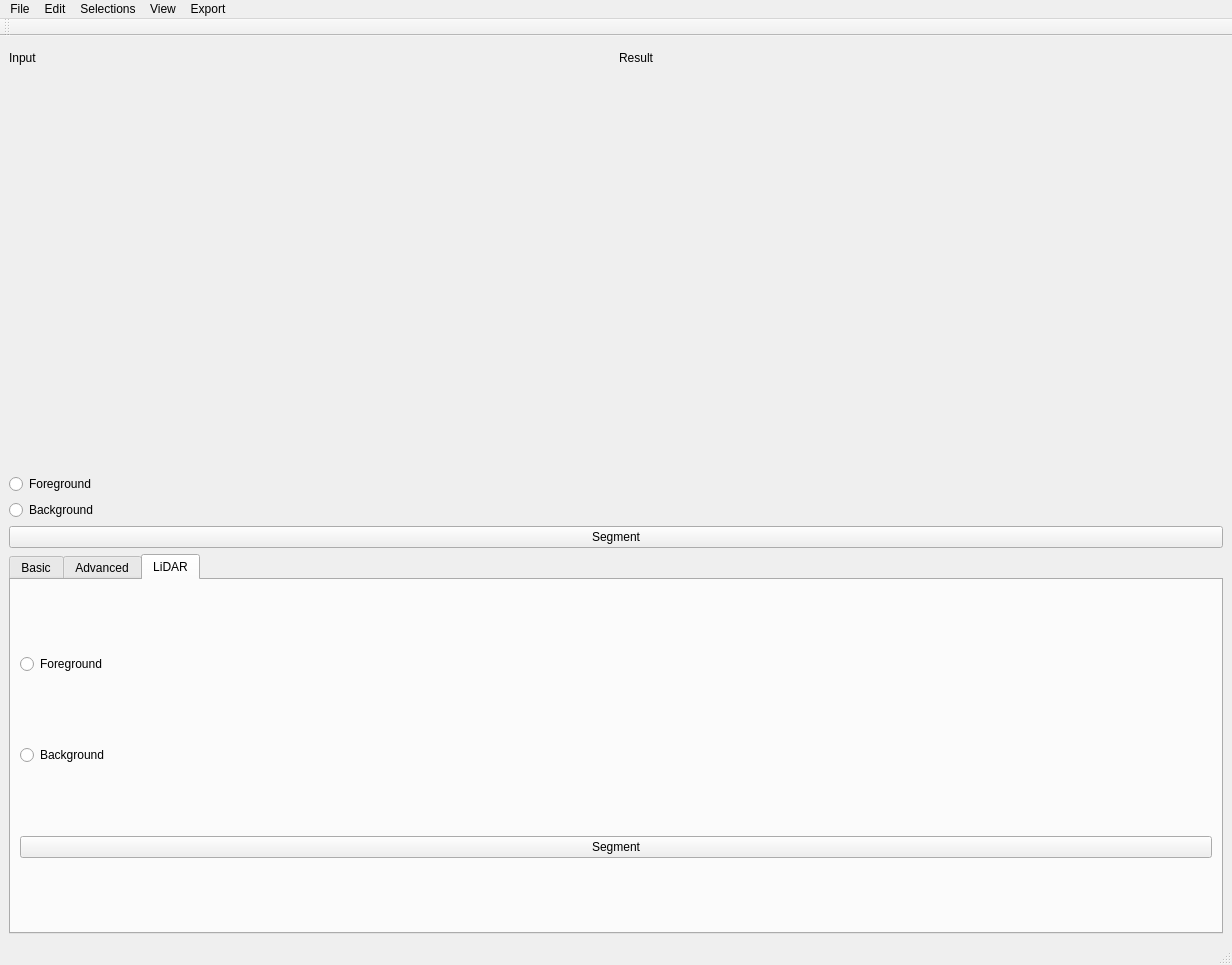
<?xml version="1.0" encoding="UTF-8"?>
<ui version="4.0">
 <class>LidarSegmentationWidget</class>
 <widget class="QMainWindow" name="LidarSegmentationWidget">
  <property name="geometry">
   <rect>
    <x>0</x>
    <y>0</y>
    <width>1232</width>
    <height>965</height>
   </rect>
  </property>
  <property name="windowTitle">
   <string>Interactive LiDAR Segmentation</string>
  </property>
  <widget class="QWidget" name="centralwidget">
   <property name="sizePolicy">
    <sizepolicy hsizetype="Preferred" vsizetype="Preferred">
     <horstretch>0</horstretch>
     <verstretch>0</verstretch>
    </sizepolicy>
   </property>
   <layout class="QVBoxLayout" name="verticalLayout_7" stretch="5,0,0,0,0">
    <item>
     <layout class="QHBoxLayout" name="horizontalLayout_9">
      <item>
       <layout class="QVBoxLayout" name="verticalLayout_8" stretch="1,15">
        <item>
         <widget class="QLabel" name="label_9">
          <property name="text">
           <string>Input</string>
          </property>
         </widget>
        </item>
        <item>
         <widget class="QVTKWidget" name="qvtkWidgetLeft"/>
        </item>
       </layout>
      </item>
      <item>
       <layout class="QVBoxLayout" name="verticalLayout_9" stretch="1,15">
        <item>
         <widget class="QLabel" name="label_10">
          <property name="text">
           <string>Result</string>
          </property>
         </widget>
        </item>
        <item>
         <widget class="QVTKWidget" name="qvtkWidgetRight"/>
        </item>
       </layout>
      </item>
     </layout>
    </item>
    <item>
     <widget class="QRadioButton" name="radForeground">
      <property name="text">
       <string>Foreground</string>
      </property>
     </widget>
    </item>
    <item>
     <widget class="QRadioButton" name="radBackground">
      <property name="text">
       <string>Background</string>
      </property>
     </widget>
    </item>
    <item>
     <widget class="QPushButton" name="btnSegmentLiDAR">
      <property name="text">
       <string>Segment</string>
      </property>
     </widget>
    </item>
    <item>
     <widget class="QTabWidget" name="tabWidget">
      <property name="maximumSize">
       <size>
        <width>1000000</width>
        <height>1000000</height>
       </size>
      </property>
      <property name="currentIndex">
       <number>2</number>
      </property>
      <widget class="QWidget" name="tab">
       <attribute name="title">
        <string>Basic</string>
       </attribute>
       <layout class="QVBoxLayout" name="verticalLayout_10">
        <item>
         <layout class="QHBoxLayout" name="horizontalLayout_2">
          <item>
           <layout class="QVBoxLayout" name="verticalLayout_5">
            <item>
             <widget class="QPushButton" name="btnClearSelections">
              <property name="text">
               <string>Clear All</string>
              </property>
             </widget>
            </item>
            <item>
             <widget class="QPushButton" name="btnClearForeground">
              <property name="text">
               <string>Clear Foreground</string>
              </property>
             </widget>
            </item>
            <item>
             <widget class="QPushButton" name="btnClearBackground">
              <property name="text">
               <string>Clear Background</string>
              </property>
             </widget>
            </item>
           </layout>
          </item>
         </layout>
        </item>
        <item>
         <layout class="QVBoxLayout" name="verticalLayout_2">
          <item>
           <widget class="QLabel" name="label_12">
            <property name="text">
             <string>N-Weight Difference function</string>
            </property>
           </widget>
          </item>
          <item>
           <widget class="QCheckBox" name="chkColorDifference">
            <property name="text">
             <string>Color</string>
            </property>
           </widget>
          </item>
          <item>
           <widget class="QCheckBox" name="chkDepthDifference">
            <property name="text">
             <string>Depth</string>
            </property>
            <property name="checked">
             <bool>true</bool>
            </property>
           </widget>
          </item>
         </layout>
        </item>
        <item>
         <layout class="QHBoxLayout" name="horizontalLayout">
          <item>
           <layout class="QVBoxLayout" name="verticalLayout">
            <item>
             <widget class="QPushButton" name="btnCut">
              <property name="text">
               <string>Cut Graph</string>
              </property>
             </widget>
            </item>
            <item>
             <widget class="QCheckBox" name="chkDebug">
              <property name="text">
               <string>Debug Outputs</string>
              </property>
              <property name="checked">
               <bool>false</bool>
              </property>
             </widget>
            </item>
           </layout>
          </item>
         </layout>
        </item>
        <item>
         <layout class="QHBoxLayout" name="horizontalLayout_4">
          <item>
           <widget class="QLabel" name="label_15">
            <property name="text">
             <string>R</string>
            </property>
           </widget>
          </item>
          <item>
           <widget class="QDoubleSpinBox" name="spinRWeight">
            <property name="value">
             <double>1.000000000000000</double>
            </property>
           </widget>
          </item>
          <item>
           <widget class="QLabel" name="label_17">
            <property name="text">
             <string>G</string>
            </property>
           </widget>
          </item>
          <item>
           <widget class="QDoubleSpinBox" name="spinGWeight">
            <property name="value">
             <double>1.000000000000000</double>
            </property>
           </widget>
          </item>
          <item>
           <widget class="QLabel" name="label_18">
            <property name="text">
             <string>B</string>
            </property>
           </widget>
          </item>
          <item>
           <widget class="QDoubleSpinBox" name="spinBWeight">
            <property name="value">
             <double>1.000000000000000</double>
            </property>
           </widget>
          </item>
          <item>
           <widget class="QLabel" name="label_16">
            <property name="text">
             <string>D</string>
            </property>
           </widget>
          </item>
          <item>
           <widget class="QDoubleSpinBox" name="spinDWeight">
            <property name="maximum">
             <double>9999.989999999999782</double>
            </property>
            <property name="value">
             <double>1.000000000000000</double>
            </property>
           </widget>
          </item>
         </layout>
        </item>
       </layout>
      </widget>
      <widget class="QWidget" name="tab_2">
       <attribute name="title">
        <string>Advanced</string>
       </attribute>
       <layout class="QVBoxLayout" name="verticalLayout_3">
        <item>
         <layout class="QVBoxLayout" name="verticalLayout_4">
          <item>
           <layout class="QHBoxLayout" name="horizontalLayout_11">
            <item>
             <widget class="QPushButton" name="btnShowStrokesLeft">
              <property name="text">
               <string>Show strokes</string>
              </property>
             </widget>
            </item>
            <item>
             <widget class="QPushButton" name="btnHideStrokesLeft">
              <property name="text">
               <string>Hide strokes</string>
              </property>
             </widget>
            </item>
           </layout>
          </item>
          <item>
           <layout class="QHBoxLayout" name="horizontalLayout_3">
            <item>
             <widget class="QLabel" name="label_3">
              <property name="text">
               <string>LambdaMax</string>
              </property>
             </widget>
            </item>
            <item>
             <widget class="QLineEdit" name="txtLambdaMax">
              <property name="toolTip">
               <string>The value of Lambda if the slider is set to 100%</string>
              </property>
              <property name="text">
               <string>.001</string>
              </property>
             </widget>
            </item>
           </layout>
          </item>
          <item>
           <layout class="QHBoxLayout" name="horizontalLayout_5">
            <item>
             <widget class="QLabel" name="label">
              <property name="text">
               <string>% of LambdaMax</string>
              </property>
             </widget>
            </item>
            <item>
             <widget class="QLabel" name="label_5">
              <property name="text">
               <string>0%</string>
              </property>
             </widget>
            </item>
            <item>
             <widget class="QSlider" name="sldLambda">
              <property name="toolTip">
               <string>The percentage of LambdaMax to use as Lambda</string>
              </property>
              <property name="value">
               <number>50</number>
              </property>
              <property name="orientation">
               <enum>Qt::Horizontal</enum>
              </property>
             </widget>
            </item>
            <item>
             <widget class="QLabel" name="label_6">
              <property name="text">
               <string>100%</string>
              </property>
             </widget>
            </item>
            <item>
             <widget class="QLabel" name="label_4">
              <property name="text">
               <string>Lambda</string>
              </property>
             </widget>
            </item>
            <item>
             <widget class="QLabel" name="lblLambda">
              <property name="toolTip">
               <string>The final value of Labmda to use. When Lambda is high, there is no regularization. That is, each pixel decides its label independently (does not care about the labeling of its neighbors).</string>
              </property>
              <property name="text">
               <string>[autoset]</string>
              </property>
             </widget>
            </item>
           </layout>
          </item>
          <item>
           <layout class="QHBoxLayout" name="horizontalLayout_6">
            <item>
             <widget class="QLabel" name="label_2">
              <property name="text">
               <string>Histogram Bins Per Dimension:</string>
              </property>
             </widget>
            </item>
            <item>
             <widget class="QLabel" name="label_7">
              <property name="text">
               <string>1</string>
              </property>
             </widget>
            </item>
            <item>
             <widget class="QSlider" name="sldHistogramBins">
              <property name="toolTip">
               <string>The higher this value, the more discriminative the regional term will be.</string>
              </property>
              <property name="value">
               <number>40</number>
              </property>
              <property name="orientation">
               <enum>Qt::Horizontal</enum>
              </property>
             </widget>
            </item>
            <item>
             <widget class="QLabel" name="label_8">
              <property name="text">
               <string>99</string>
              </property>
             </widget>
            </item>
            <item>
             <widget class="QLabel" name="lblHistogramBins">
              <property name="text">
               <string>20</string>
              </property>
             </widget>
            </item>
           </layout>
          </item>
         </layout>
        </item>
        <item>
         <layout class="QVBoxLayout" name="verticalLayout_6">
          <item>
           <widget class="QLabel" name="label_14">
            <property name="text">
             <string>T-Weights</string>
            </property>
           </widget>
          </item>
          <item>
           <widget class="QCheckBox" name="chkColorHistogram">
            <property name="text">
             <string>Color</string>
            </property>
            <property name="checked">
             <bool>true</bool>
            </property>
           </widget>
          </item>
          <item>
           <widget class="QCheckBox" name="chkDepthHistogram">
            <property name="text">
             <string>Depth</string>
            </property>
            <property name="checked">
             <bool>true</bool>
            </property>
           </widget>
          </item>
         </layout>
        </item>
        <item>
         <layout class="QVBoxLayout" name="verticalLayout_11">
          <item>
           <layout class="QHBoxLayout" name="horizontalLayout_10">
            <item>
             <widget class="QPushButton" name="btnShowStrokesRight">
              <property name="text">
               <string>Show strokes</string>
              </property>
             </widget>
            </item>
            <item>
             <widget class="QPushButton" name="btnHideStrokesRight">
              <property name="text">
               <string>Hide strokes</string>
              </property>
             </widget>
            </item>
           </layout>
          </item>
          <item>
           <widget class="QPushButton" name="btnErodeSources">
            <property name="text">
             <string>Erode Sources</string>
            </property>
           </widget>
          </item>
          <item>
           <widget class="QPushButton" name="btnReseedForeground">
            <property name="text">
             <string>Use current foreground as seeds</string>
            </property>
           </widget>
          </item>
          <item>
           <widget class="QPushButton" name="btnGenerateNeighborSinks">
            <property name="text">
             <string>Generate Neighbor Sinks</string>
            </property>
           </widget>
          </item>
          <item>
           <layout class="QHBoxLayout" name="horizontalLayout_8">
            <item>
             <widget class="QLabel" name="label_13">
              <property name="text">
               <string>Background Threshold:</string>
              </property>
             </widget>
            </item>
            <item>
             <widget class="QLineEdit" name="txtBackgroundThreshold">
              <property name="text">
               <string>0.4</string>
              </property>
             </widget>
            </item>
           </layout>
          </item>
          <item>
           <layout class="QHBoxLayout" name="horizontalLayout_7">
            <item>
             <widget class="QLabel" name="label_11">
              <property name="frameShape">
               <enum>QFrame::NoFrame</enum>
              </property>
              <property name="text">
               <string>Background check radius:</string>
              </property>
             </widget>
            </item>
            <item>
             <widget class="QLineEdit" name="txtBackgroundCheckRadius">
              <property name="text">
               <string>3</string>
              </property>
             </widget>
            </item>
           </layout>
          </item>
         </layout>
        </item>
       </layout>
      </widget>
      <widget class="QWidget" name="tab_3">
       <attribute name="title">
        <string>LiDAR</string>
       </attribute>
       <layout class="QVBoxLayout" name="verticalLayout_12">
        <item>
         <widget class="QRadioButton" name="radForeground_2">
          <property name="text">
           <string>Foreground</string>
          </property>
         </widget>
        </item>
        <item>
         <widget class="QRadioButton" name="radBackground_2">
          <property name="text">
           <string>Background</string>
          </property>
         </widget>
        </item>
        <item>
         <widget class="QPushButton" name="btnSegmentLiDAR_2">
          <property name="text">
           <string>Segment</string>
          </property>
         </widget>
        </item>
       </layout>
      </widget>
     </widget>
    </item>
   </layout>
  </widget>
  <widget class="QMenuBar" name="menubar">
   <property name="geometry">
    <rect>
     <x>0</x>
     <y>0</y>
     <width>1232</width>
     <height>28</height>
    </rect>
   </property>
   <widget class="QMenu" name="menuFile">
    <property name="title">
     <string>File</string>
    </property>
    <addaction name="actionOpenImage"/>
    <addaction name="actionExit"/>
   </widget>
   <widget class="QMenu" name="menuEdit">
    <property name="title">
     <string>Edit</string>
    </property>
    <addaction name="actionFlipImage"/>
   </widget>
   <widget class="QMenu" name="menuSelections">
    <property name="title">
     <string>Selections</string>
    </property>
    <addaction name="action_Selections_SaveAsImage"/>
    <addaction name="action_Selections_SaveForegroundAsImage"/>
    <addaction name="action_Selections_SaveBackgroundAsImage"/>
    <addaction name="action_Selections_SaveAsText"/>
    <addaction name="action_Selections_LoadFromImage"/>
    <addaction name="action_Selections_LoadFromText"/>
    <addaction name="action_Selections_LoadForegroundFromImage"/>
    <addaction name="action_Selections_LoadBackgroundFromImage"/>
   </widget>
   <widget class="QMenu" name="menuView">
    <property name="title">
     <string>View</string>
    </property>
    <addaction name="action_View_DepthImage"/>
    <addaction name="action_View_ColorImage"/>
    <addaction name="actionOptions"/>
   </widget>
   <widget class="QMenu" name="menuExport">
    <property name="title">
     <string>Export</string>
    </property>
    <addaction name="action_Export_InputScreenshot"/>
    <addaction name="action_Export_ResultScreenshot"/>
    <addaction name="actionSaveSegmentation"/>
   </widget>
   <addaction name="menuFile"/>
   <addaction name="menuEdit"/>
   <addaction name="menuSelections"/>
   <addaction name="menuView"/>
   <addaction name="menuExport"/>
  </widget>
  <widget class="QStatusBar" name="statusbar"/>
  <widget class="QToolBar" name="toolBar">
   <property name="windowTitle">
    <string>toolBar</string>
   </property>
   <attribute name="toolBarArea">
    <enum>TopToolBarArea</enum>
   </attribute>
   <attribute name="toolBarBreak">
    <bool>false</bool>
   </attribute>
  </widget>
  <action name="actionOpenImage">
   <property name="text">
    <string>Open Image</string>
   </property>
  </action>
  <action name="actionOpen_Grayscale_Image">
   <property name="text">
    <string>Open As Grayscale Image</string>
   </property>
  </action>
  <action name="actionOpen_RGBDI_Image">
   <property name="text">
    <string>Open As RGBDI Image</string>
   </property>
  </action>
  <action name="actionSaveSegmentation">
   <property name="text">
    <string>Save Segmentation</string>
   </property>
  </action>
  <action name="actionFlipImage">
   <property name="text">
    <string>Flip Image</string>
   </property>
  </action>
  <action name="actionExit">
   <property name="text">
    <string>Exit</string>
   </property>
  </action>
  <action name="action_Selections_SaveAsImage">
   <property name="text">
    <string>Save Selections as Image</string>
   </property>
  </action>
  <action name="action_Selections_SaveAsText">
   <property name="text">
    <string>Save Selections as Text</string>
   </property>
  </action>
  <action name="action_Selections_LoadFromImage">
   <property name="text">
    <string>Load Selections from Image</string>
   </property>
  </action>
  <action name="action_Selections_LoadFromText">
   <property name="text">
    <string>Load Selections from Text</string>
   </property>
  </action>
  <action name="action_Selections_LoadForegroundFromImage">
   <property name="text">
    <string>Load Foreground Selections from Image</string>
   </property>
  </action>
  <action name="action_View_DepthImage">
   <property name="text">
    <string>Depth Image</string>
   </property>
  </action>
  <action name="action_View_ColorImage">
   <property name="text">
    <string>Color Image</string>
   </property>
  </action>
  <action name="action_Export_InputScreenshot">
   <property name="text">
    <string>Input screenshot</string>
   </property>
  </action>
  <action name="action_Export_ResultScreenshot">
   <property name="text">
    <string>Result screenshot</string>
   </property>
  </action>
  <action name="action_Selections_SaveForegroundAsImage">
   <property name="text">
    <string>Save Foreground Selections as Image</string>
   </property>
  </action>
  <action name="action_Selections_SaveBackgroundAsImage">
   <property name="text">
    <string>Save Background Selections as Image</string>
   </property>
  </action>
  <action name="action_Selections_LoadBackgroundFromImage">
   <property name="text">
    <string>Load Background Selections from Image</string>
   </property>
  </action>
  <action name="actionOptions">
   <property name="text">
    <string>Options</string>
   </property>
  </action>
 </widget>
 <customwidgets>
  <customwidget>
   <class>QVTKWidget</class>
   <extends>QWidget</extends>
   <header>QVTKWidget.h</header>
  </customwidget>
 </customwidgets>
 <resources/>
 <connections/>
</ui>
